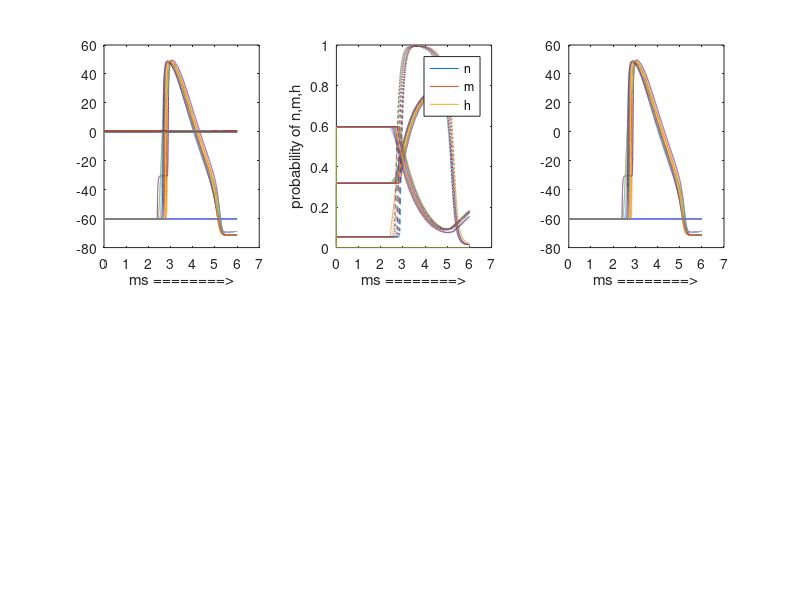
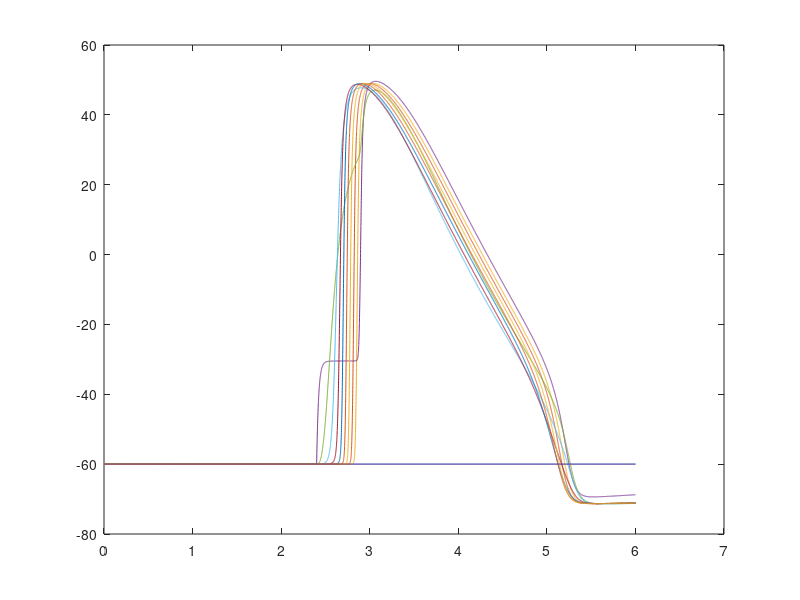
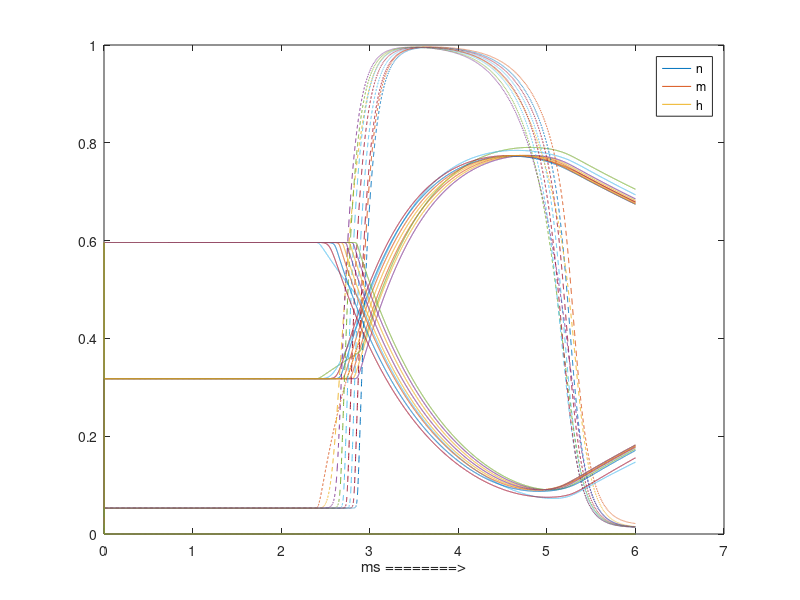

Here is the MATLAB script that generated these plots, in order:
clc ; clear all;

a = 0.0238;
R_i = (34.5 * 1000 )/ ( 3.14 * a * a);
C_m = 1 * 2*a* 3.14 * 0.1 ;

g_na = 120;
e_na = 115 - 60;

g_k = 36;
e_k = -12 - 60;

g_l = 0.3;
e_l = 10.598 - 60;

del_x = 0.1;
v_m(1,1) = 0;

alpha_n = (0.01 *( 10 - v_m(1,1) )) / (exp((10 - v_m(1,1))/10)-1);
beta_n = 0.125*exp(-(v_m(1,1)) /80);

alpha_h = 0.07*exp(-v_m(1,1)/20);
beta_h = 1/ (exp((30 - v_m(1,1))/10)+1);

alpha_m = (0.1*(25 - v_m(1,1))) / ( exp(0.1*(25-v_m(1,1)))-1);
beta_m = 4.0 * exp(-v_m(1,1)/18);

n(1:10000,1:11) = 0;
m(1:10000,1:11) = 0;
h(1:10000,1:11) = 0;

n(1,1:11) = alpha_n / (alpha_n + beta_n);
m(1,1:11) = alpha_m / (alpha_m + beta_m);
h(1,1:11) = alpha_h / (alpha_h + beta_h);

v_m(1:10001,1:11) = -60;
v_m(1,1:11) = -60;

del_t = 0.0001 * 6;

i_p = 0;
for i = 1:10000
    
    for j = 2:10
        
        if (j == 4 && i > 4000);
            I_s = 20
            
        else
            I_s = 0;
          
        end
        
       % I_m(i,j) = (1 / ((2*3.14*a*0.1)*(R_i))) * ((((v_m(i,j-1) + 60) - 2*( v_m(i,j) + 60) + (v_m(i,j+1)+60))/del_x^2) - (R_i * i_p)) + I_s;
       
       I_m(i,j) = (1 / ((2*3.14*a*0.1)*(R_i))) * ((((v_m(i,j-1) + 60) - 2*( v_m(i,j) + 60) + (v_m(i,j+1)+60))/del_x^2) ) + I_s;
        
        g_k1 = n(i,j)^4 * g_k;
        g_na1 = m(i,j)^3 * h(i,j) * g_na;
        
        I_k = g_k1 * (v_m(i,j) - e_k);
        I_na = g_na1 * (v_m(i,j) - e_na);
        I_l = g_l * (v_m(i,j) - e_l);
         
        I_ions =(I_k + I_na + I_l);
        
        del_v(i,j) = (del_t / C_m) * (I_m(i,j) - I_ions);
        
        v_m(i+1,j) = v_m(i,j) + del_v(i,j);
        
        del_n(i,j) = del_t * ((alpha_n *(1 - n(i,j))) - (beta_n * n(i,j)));
        del_m(i,j) = del_t * ((alpha_m *(1 - m(i,j))) - (beta_m * m(i,j)));
        del_h(i,j) = del_t * ((alpha_h *(1 - h(i,j))) - (beta_h * h(i,j)));
        
        
        n(i+1,j) = n(i,j) + del_n(i,j);
        m(i+1,j) = m(i,j) + del_m(i,j);
        h(i+1,j) = h(i,j) + del_h(i,j);
        
        
        alpha_n = (0.01 *( 10 - (v_m(i,j) + 60 ))) / (exp((10 - (v_m(i,j) + 60))/10)-1);
        beta_n = 0.125*exp(-(v_m(i,j) + 60) /80);
        
        alpha_h = 0.07*exp(-(v_m(i,j) + 60 )/20);
        beta_h = 1/ (exp((30 - (v_m(i,j)+ 60 ))/10)+1);
        
        alpha_m = (0.1*(25 - (v_m(i,j) + 60))) / ( exp(0.1*(25-( v_m(i,j) + 60 )))-1);
        beta_m = 4.0 * exp(-(v_m(i,j) + 60 )/18);
        
       
    end
    
end

tim = del_t * (1:10001);

subplot(2,3,1);
plot(tim,v_m,tim,n,tim,m,tim,h,'--');
xlabel('ms ========>');


subplot(2,3,2);

    title('Variation Of m, n and h');
plot(tim,n,tim,m,'--',tim,h);
 xlabel('ms ========>');
  legend('n','m','h');   
 
 ylabel('probability of n,m,h');
 
 subplot(2,3,3);
  ylabel('mV');
 plot(tim,v_m);
 xlabel('ms ========>');
 
    figure,
    plot(tim,v_m);
    
    figure,
    plot(tim,n,tim,m,'--',tim,h);
 xlabel('ms ========>');
  legend('n','m','h');